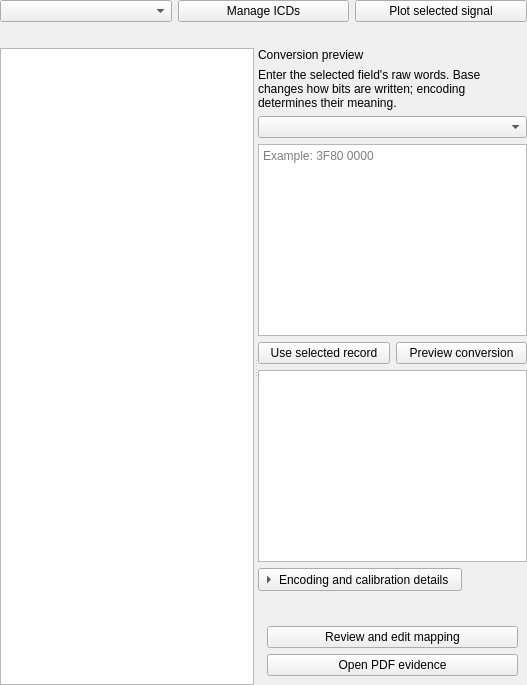
<?xml version="1.0" encoding="UTF-8"?>
<ui version="4.0"><class>EngineeringPage</class><widget class="QWidget" name="EngineeringPage"><layout class="QVBoxLayout" name="bodyLayout"><property name="leftMargin"><number>0</number></property><property name="topMargin"><number>0</number></property><property name="rightMargin"><number>0</number></property><property name="bottomMargin"><number>0</number></property>
<item><widget class="QWidget" name="actionBar"><layout class="QHBoxLayout" name="actions"><property name="leftMargin"><number>0</number></property><property name="topMargin"><number>0</number></property><property name="rightMargin"><number>0</number></property><property name="bottomMargin"><number>0</number></property><item><widget class="QComboBox" name="analysisSource"/></item><item><widget class="QPushButton" name="loadProfileButton"><property name="text"><string>Manage ICDs</string></property></widget></item><item><widget class="QPushButton" name="openPlotsButton"><property name="text"><string>Plot selected signal</string></property><property name="primary" stdset="0"><bool>true</bool></property></widget></item></layout></widget></item>
<item><widget class="QLabel" name="profileBadge"><property name="wordWrap"><bool>true</bool></property><property name="maximumHeight"><number>92</number></property></widget></item>
<item><widget class="QSplitter" name="engineeringSplitter"><property name="orientation"><enum>Qt::Horizontal</enum></property>
<widget class="QTableWidget" name="qualityTable"><property name="editTriggers"><set>QAbstractItemView::NoEditTriggers</set></property><property name="selectionBehavior"><enum>QAbstractItemView::SelectRows</enum></property><property name="selectionMode"><enum>QAbstractItemView::SingleSelection</enum></property><property name="minimumSize"><size><width>220</width><height>200</height></size></property></widget>
<widget class="QWidget" name="previewPanel"><layout class="QVBoxLayout" name="previewLayout"><item><widget class="QLabel" name="previewTitle"><property name="text"><string>Conversion preview</string></property><property name="heading" stdset="0"><bool>true</bool></property></widget></item>
<item><widget class="QLabel" name="previewHint"><property name="text"><string>Enter the selected field's raw words. Base changes how bits are written; encoding determines their meaning.</string></property><property name="wordWrap"><bool>true</bool></property></widget></item>
<item><widget class="QComboBox" name="rawBase"><property name="accessibleName"><string>Input numeric base</string></property></widget></item>
<item><widget class="QPlainTextEdit" name="rawWords"><property name="placeholderText"><string>Example: 3F80 0000</string></property><property name="maximumHeight"><number>74</number></property><property name="accessibleName"><string>Raw words for selected field</string></property></widget></item>
<item><layout class="QHBoxLayout" name="previewActions"><item><widget class="QPushButton" name="useRecord"><property name="text"><string>Use selected record</string></property></widget></item><item><widget class="QPushButton" name="previewButton"><property name="text"><string>Preview conversion</string></property></widget></item></layout></item>
<item><widget class="QPlainTextEdit" name="previewResult"><property name="readOnly"><bool>true</bool></property><property name="accessibleName"><string>Native conversion result</string></property></widget></item>
<item><widget class="QToolButton" name="advancedButton"><property name="text"><string>Encoding and calibration details</string></property><property name="checkable"><bool>true</bool></property><property name="toolButtonStyle"><enum>Qt::ToolButtonTextBesideIcon</enum></property><property name="arrowType"><enum>Qt::RightArrow</enum></property></widget></item>
<item><widget class="QWidget" name="advancedPanel"><layout class="QVBoxLayout" name="advancedLayout"><item><widget class="QLabel" name="ruleDetails"><property name="wordWrap"><bool>true</bool></property></widget></item><item><widget class="QPushButton" name="editRule"><property name="text"><string>Review and edit mapping</string></property></widget></item><item><widget class="QPushButton" name="openEvidence"><property name="text"><string>Open PDF evidence</string></property></widget></item></layout></widget></item>
</layout></widget></widget></item></layout></widget><resources/><connections/></ui>
